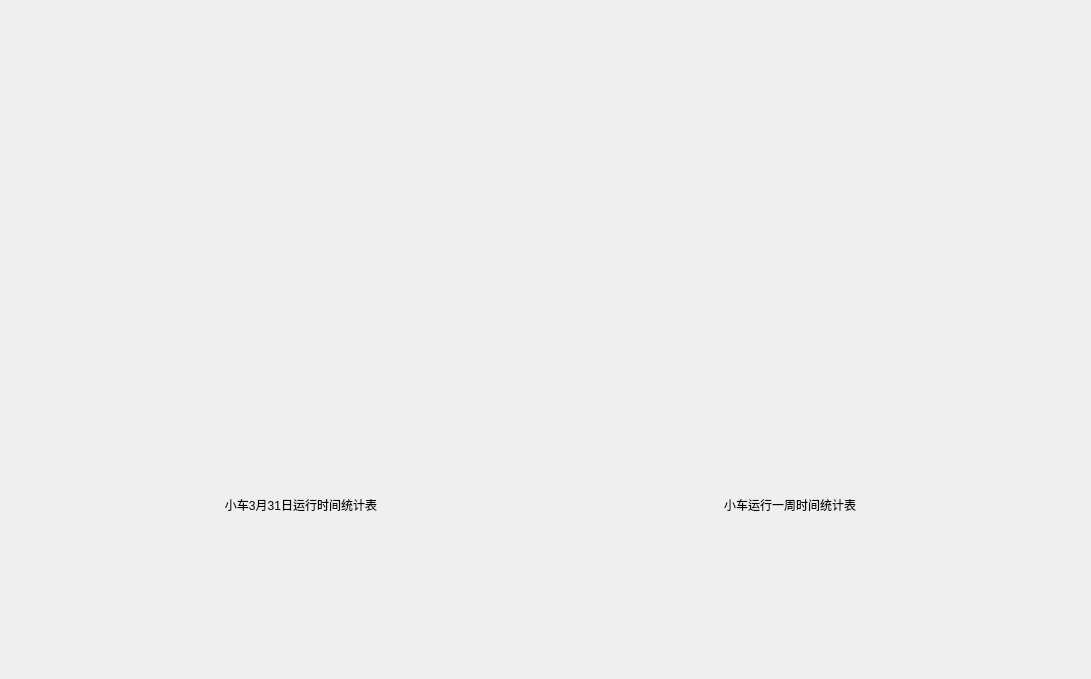
<?xml version="1.0" encoding="UTF-8"?>
<ui version="4.0">
 <class>StatisticsPage</class>
 <widget class="QWidget" name="StatisticsPage">
  <property name="geometry">
   <rect>
    <x>0</x>
    <y>0</y>
    <width>1091</width>
    <height>679</height>
   </rect>
  </property>
  <property name="windowTitle">
   <string>Form</string>
  </property>
  <layout class="QGridLayout" name="gridLayout">
   <item row="0" column="0">
    <layout class="QVBoxLayout" name="verticalLayout_3" stretch="1,3,1">
     <item>
      <spacer name="verticalSpacer">
       <property name="orientation">
        <enum>Qt::Vertical</enum>
       </property>
       <property name="sizeHint" stdset="0">
        <size>
         <width>20</width>
         <height>40</height>
        </size>
       </property>
      </spacer>
     </item>
     <item>
      <layout class="QHBoxLayout" name="horizontalLayout" stretch="1,4,1,4,1">
       <item>
        <spacer name="horizontalSpacer_2">
         <property name="orientation">
          <enum>Qt::Horizontal</enum>
         </property>
         <property name="sizeHint" stdset="0">
          <size>
           <width>40</width>
           <height>20</height>
          </size>
         </property>
        </spacer>
       </item>
       <item>
        <layout class="QVBoxLayout" name="verticalLayout" stretch="5,1">
         <item>
          <widget class="QCustomPlot" name="widget" native="true">
           <widget class="QLabel" name="label">
            <property name="geometry">
             <rect>
              <x>160</x>
              <y>640</y>
              <width>72</width>
              <height>15</height>
             </rect>
            </property>
            <property name="text">
             <string>TextLabel</string>
            </property>
           </widget>
          </widget>
         </item>
         <item>
          <widget class="QLabel" name="plot_label1">
           <property name="styleSheet">
            <string notr="true">font: 18pt &quot;宋体&quot;;</string>
           </property>
           <property name="text">
            <string>小车3月31日运行时间统计表</string>
           </property>
           <property name="alignment">
            <set>Qt::AlignCenter</set>
           </property>
          </widget>
         </item>
        </layout>
       </item>
       <item>
        <spacer name="horizontalSpacer">
         <property name="orientation">
          <enum>Qt::Horizontal</enum>
         </property>
         <property name="sizeHint" stdset="0">
          <size>
           <width>40</width>
           <height>20</height>
          </size>
         </property>
        </spacer>
       </item>
       <item>
        <layout class="QVBoxLayout" name="verticalLayout_2" stretch="5,1">
         <item>
          <widget class="QCustomPlot" name="widget_2" native="true"/>
         </item>
         <item>
          <widget class="QLabel" name="plot_label2">
           <property name="styleSheet">
            <string notr="true">font: 18pt &quot;宋体&quot;;</string>
           </property>
           <property name="text">
            <string>小车运行一周时间统计表</string>
           </property>
           <property name="alignment">
            <set>Qt::AlignCenter</set>
           </property>
          </widget>
         </item>
        </layout>
       </item>
       <item>
        <spacer name="horizontalSpacer_3">
         <property name="orientation">
          <enum>Qt::Horizontal</enum>
         </property>
         <property name="sizeHint" stdset="0">
          <size>
           <width>40</width>
           <height>20</height>
          </size>
         </property>
        </spacer>
       </item>
      </layout>
     </item>
     <item>
      <spacer name="verticalSpacer_2">
       <property name="orientation">
        <enum>Qt::Vertical</enum>
       </property>
       <property name="sizeHint" stdset="0">
        <size>
         <width>20</width>
         <height>40</height>
        </size>
       </property>
      </spacer>
     </item>
    </layout>
   </item>
  </layout>
 </widget>
 <customwidgets>
  <customwidget>
   <class>QCustomPlot</class>
   <extends>QWidget</extends>
   <header>qcustomplot.h</header>
   <container>1</container>
  </customwidget>
 </customwidgets>
 <resources/>
 <connections/>
</ui>
